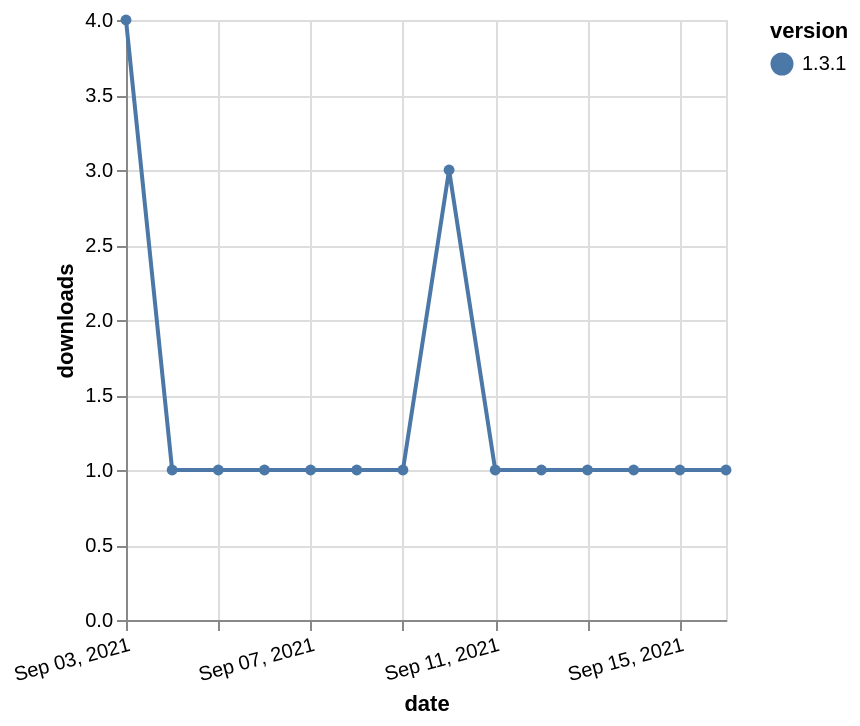

Express this chart as Vega-Lite.
### Vega-Lite specification from a JSON file in a GitHub repository (floating-point values rounded to 4 significant figures)
{"$schema": "https://vega.github.io/schema/vega-lite/v5.json", "description": "A simple bar chart with embedded data.", "data": {"values": [{"date": "2021-09-03", "total": 108, "delta": 4, "version": "1.3.1"}, {"date": "2021-09-04", "total": 109, "delta": 1, "version": "1.3.1"}, {"date": "2021-09-05", "total": 110, "delta": 1, "version": "1.3.1"}, {"date": "2021-09-06", "total": 111, "delta": 1, "version": "1.3.1"}, {"date": "2021-09-07", "total": 112, "delta": 1, "version": "1.3.1"}, {"date": "2021-09-08", "total": 113, "delta": 1, "version": "1.3.1"}, {"date": "2021-09-09", "total": 114, "delta": 1, "version": "1.3.1"}, {"date": "2021-09-10", "total": 117, "delta": 3, "version": "1.3.1"}, {"date": "2021-09-11", "total": 118, "delta": 1, "version": "1.3.1"}, {"date": "2021-09-12", "total": 119, "delta": 1, "version": "1.3.1"}, {"date": "2021-09-13", "total": 120, "delta": 1, "version": "1.3.1"}, {"date": "2021-09-14", "total": 121, "delta": 1, "version": "1.3.1"}, {"date": "2021-09-15", "total": 122, "delta": 1, "version": "1.3.1"}, {"date": "2021-09-16", "total": 123, "delta": 1, "version": "1.3.1"}]}, "width": "container", "mark": {"type": "line", "point": {"filled": true}}, "encoding": {"x": {"field": "date", "type": "temporal", "timeUnit": "yearmonthdate", "title": "date", "axis": {"labelAngle": -15}}, "y": {"field": "delta", "type": "quantitative", "title": "downloads"}, "color": {"field": "version", "type": "nominal"}, "tooltip": {"field": "delta"}}}
